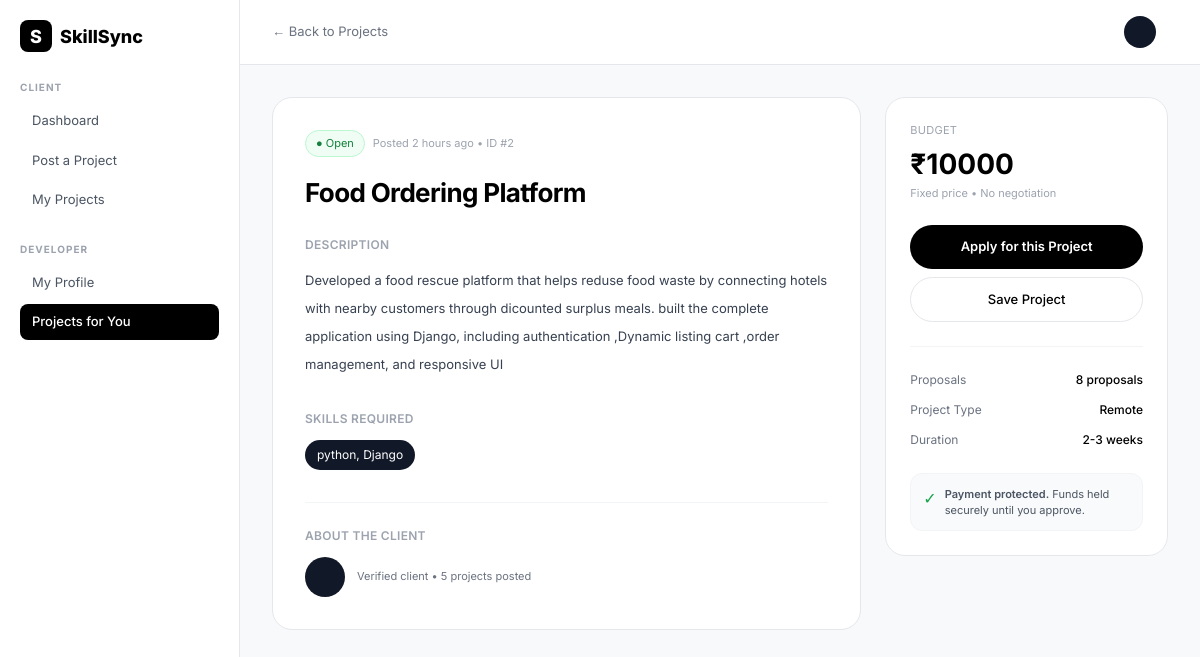
Screenshot of /project/2/ with the database file from the repository.
### accounts/models.py (models this page shows, shortened)
class Project(models.Model):
    STATUS_CHOICES = [
        ('Open', 'Open'),
        ('In Progress', 'In Progress'),
        ('Completed', 'Completed'),
    ]
    title = models.CharField(max_length=200)
    description = models.TextField()
    budget = models.CharField(max_length=100, help_text="Eg: ₹5000 - ₹10000")
    skills_required = models.CharField(max_length=500, blank=True)
    posted_by = models.ForeignKey(User, on_delete=models.CASCADE)
    created_at = models.DateTimeField(auto_now_add=True)
    status = models.CharField(max_length=20, default='Open', choices=STATUS_CHOICES)
    deadline = models.DateField(null=True, blank=True)

### accounts/views.py (the view, shortened to what this page needs)
# urls.py: path('project/<int:pk>/', views.project_detail, name='project_detail'),
def project_detail(request, pk):
    project = get_object_or_404(Project, pk=pk)
    has_applied = False
    if request.user.is_authenticated:
        has_applied = Proposal.objects.filter(project=project, developer=request.user).exists()
    return render(request, 'accounts/project_detail.html', {
        'project': project,
        'has_applied': has_applied
    })

### accounts/templates/accounts/project_detail.html (shortened to what this page needs)
{% load static %}
<!DOCTYPE html>
<html>
<head>
<script src="https://cdn.tailwindcss.com"></script>
</head>
<body class="bg-[#f8f9fb]">
<div class="flex min-h-screen">
  <div class="w-[240px] bg-white border-r border-gray-200 p-5 fixed h-full">
    <div class="flex items-center gap-2 font-extrabold text-[18px]"><div class="w-8 h-8 bg-black text-white rounded-lg flex items-center justify-center">S</div> SkillSync</div>
    <div class="mt-7">
      <p class="text-[10px] text-gray-400 font-bold tracking-widest mb-2">CLIENT</p>
      <a href="{% url 'home' %}" class="flex items-center gap-2 px-3 py-2 rounded-lg text-[13px] text-gray-600 hover:bg-gray-50">Dashboard</a>
      <a href="{% url 'post_a_project' %}" class="flex items-center gap-2 px-3 py-2 text-[13px] text-gray-600 hover:bg-gray-50 mt-1">Post a Project</a>
      <a href="{% url 'my_projects' %}" class="flex items-center gap-2 px-3 py-2 text-[13px] text-gray-600 hover:bg-gray-50 mt-1">My Projects</a>
      <p class="text-[10px] text-gray-400 font-bold tracking-widest mt-6 mb-2">DEVELOPER</p>
      <a href="{% url 'my_profile' %}" class="flex items-center gap-2 px-3 py-2 text-[13px] text-gray-600 hover:bg-gray-50 rounded-lg">My Profile</a>
      <a href="{% url 'project_for_you' %}" class="flex items-center gap-2 bg-black text-white px-3 py-2 rounded-lg text-[13px] font-medium mt-1">Projects for You</a>
    </div>
  </div>
  <div class="flex-1 ml-[240px]">
    <div class="bg-white border-b border-gray-200 px-8 py-4 flex justify-between items-center sticky top-0 z-20">
      <a href="{% url 'projects' %}" class="text-[13px] text-gray-500 hover:text-black">← Back to Projects</a>
      <div class="flex items-center gap-3"><div class="w-8 h-8 rounded-full bg-gray-900 text-white flex items-center justify-center text-xs font-bold"></div></div>
    </div>
    <div class="p-8 max-w-[1000px] mx-auto">
      <div class="grid grid-cols-3 gap-6">
        <div class="col-span-2">
          <div class="bg-white border border-gray-200 rounded-[20px] p-8">
            <div class="flex items-start justify-between">
              <div>
                <div class="flex items-center gap-2"><span class="text-[11px] bg-green-50 text-green-700 border border-green-200 px-2.5 py-1 rounded-full">● {{ project.status|default:"Open" }}</span><span class="text-[11px] text-gray-400">Posted 2 hours ago • ID #{{ project.id }}</span></div>
                <h1 class="text-[26px] font-bold tracking-tight mt-4">{{ project.title }}</h1>
              </div>
            </div>
            <div class="mt-6">
              <h3 class="text-[12px] font-semibold uppercase tracking-wide text-gray-400">Description</h3>
              <p class="text-[13px] text-gray-700 leading-7 mt-3 whitespace-pre-line">{{ project.description }}</p>
            </div>
            <div class="mt-8">
              <h3 class="text-[12px] font-semibold uppercase tracking-wide text-gray-400">Skills Required</h3>
              <div class="flex gap-2 mt-3 flex-wrap">
                <span class="text-[12px] bg-gray-900 text-white px-3 py-1.5 rounded-full">{{ project.skills_required }}</span>
              </div>
            </div>
            <div class="mt-8 pt-6 border-t border-gray-100">
              <h3 class="text-[12px] font-semibold uppercase tracking-wide text-gray-400">About the Client</h3>
              <div class="flex items-center gap-3 mt-3">
                <div class="w-10 h-10 bg-gray-900 text-white rounded-full flex items-center justify-center font-bold text-sm">{{ project.client.username|first|upper }}</div>
                <div><div class="text-[13px] font-semibold">{{ project.client.username }}</div><div class="text-[11px] text-gray-500">Verified client • 5 projects posted</div></div>
              </div>
            </div>
          </div>
        </div>
        <div class="col-span-1">
          <div class="bg-white border border-gray-200 rounded-[20px] p-6 sticky top-24">
            <div class="text-[11px] text-gray-400 uppercase tracking-wide">Budget</div>
            <div class="text-[28px] font-bold mt-1">₹{{ project.budget }}</div>
            <div class="text-[11px] text-gray-400">Fixed price • No negotiation</div>
            <button class="w-full bg-black text-white py-3 rounded-full text-[13px] font-semibold mt-6 hover:bg-gray-800">Apply for this Project</button>
            <button class="w-full border border-gray-200 py-3 rounded-full text-[13px] font-medium mt-2 hover:bg-gray-50">Save Project</button>
            <div class="mt-6 pt-6 border-t border-gray-100 space-y-3 text-[12px]">
              <div class="flex justify-between"><span class="text-gray-500">Proposals</span><span class="font-medium">8 proposals</span></div>
              <div class="flex justify-between"><span class="text-gray-500">Project Type</span><span class="font-medium">Remote</span></div>
              <div class="flex justify-between"><span class="text-gray-500">Duration</span><span class="font-medium">2-3 weeks</span></div>
            </div>
            <div class="bg-gray-50 border border-gray-100 rounded-xl p-3 mt-6 flex gap-2">
              <div class="text-green-600">✓</div>
              <div class="text-[11px] text-gray-600 leading-4"><span class="font-semibold">Payment protected.</span> Funds held securely until you approve.</div>
            </div>
          </div>
        </div>
      </div>
    </div>
  </div>
</div>
</body>
</html>

### accounts/templates/accounts/project_detail.html (style rules this page uses)
body { font-family:'Inter',sans-serif }

### rows the page displays
Project: status "Open", id "2", title "Food Ordering Platform", description "Developed a food rescue platform that helps reduse food waste by connecting hotels with nearby customers through dicounted surplus meals. built the complete application using Django, including authentication ,Dynamic listing cart ,order management, and responsive UI", skills_required "python, Django", budget "10000"
